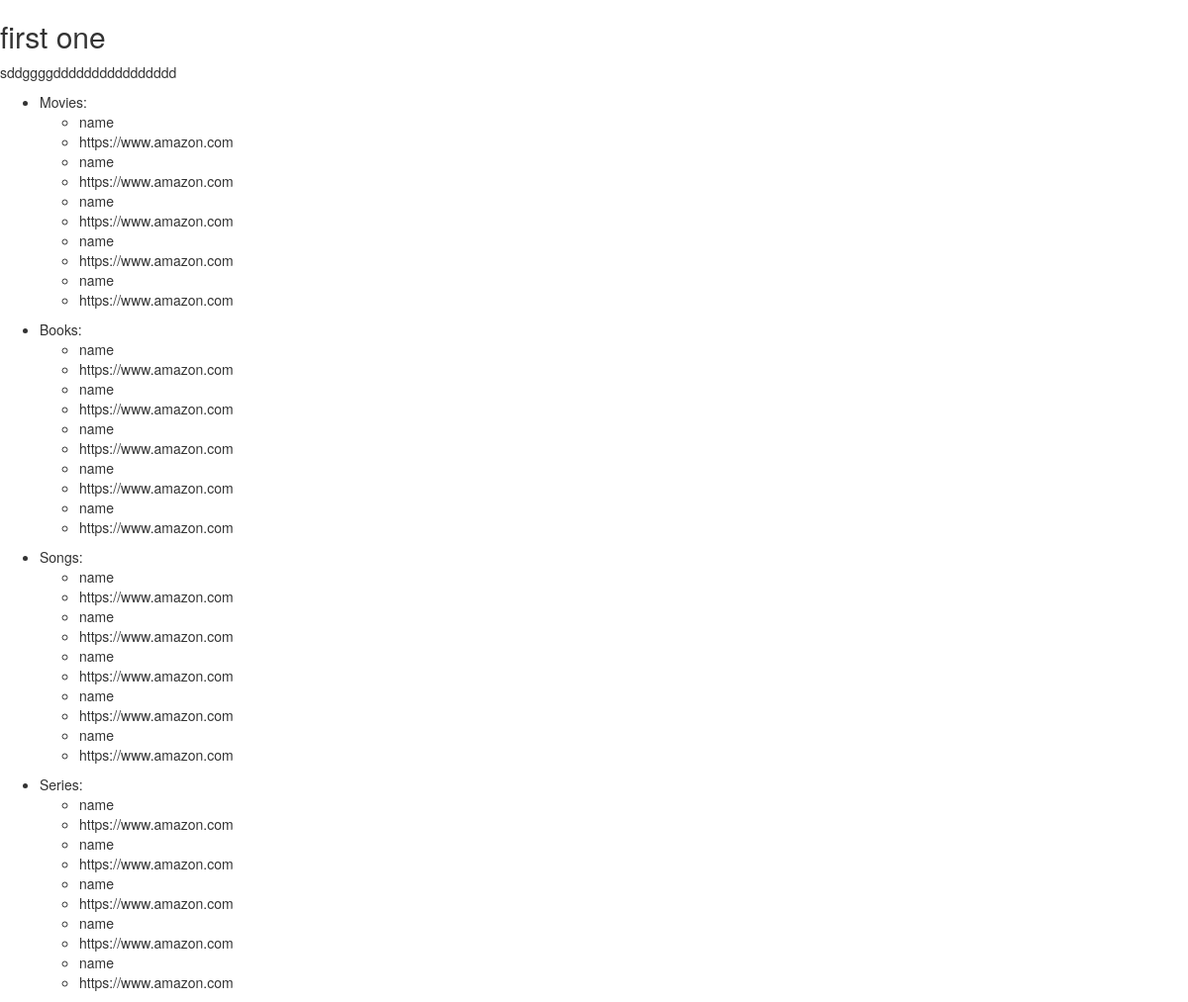
/1/, run on the app's committed database.
### general/models.py (models this page shows, shortened)
class Result(models.Model):
	title = models.CharField(max_length=140)  #the name of their personality e.g. Arhitect
	description = models.TextField() #short description of their personality and what kind of content they like
	movies_name1 = models.CharField(max_length=160, default="name")  #name of the movie/book/song/tv-show
	movies_link1 = models.URLField(default="https://www.amazon.com")      #our affiliate link to that movie/book/song/tv-show on Amazon,iTunes, etc...
	movies_name2 = models.CharField(max_length=160, default="name")
	movies_link2 = models.URLField(default="https://www.amazon.com")
	movies_name3 = models.CharField(max_length=160, default="name")
	movies_link3 = models.URLField(default="https://www.amazon.com")
	movies_name4 = models.CharField(max_length=160, default="name")
	movies_link4 = models.URLField(default="https://www.amazon.com")
	movies_name5 = models.CharField(max_length=160, default="name")
	movies_link5 = models.URLField(default="https://www.amazon.com")
	books_name1 = models.CharField(max_length=160, default="name")
	books_link1 = models.URLField(default="https://www.amazon.com")
	books_name2 = models.CharField(max_length=160, default="name")
	books_link2 = models.URLField(default="https://www.amazon.com")
	books_name3 = models.CharField(max_length=160, default="name")
	books_link3 = models.URLField(default="https://www.amazon.com")
	books_name4 = models.CharField(max_length=160, default="name")
	books_link4 = models.URLField(default="https://www.amazon.com")
	books_name5 = models.CharField(max_length=160, default="name")
	books_link5 = models.URLField(default="https://www.amazon.com")
	songs_name1 = models.CharField(max_length=160, default="name")
	songs_link1 = models.URLField(default="https://www.amazon.com")
	songs_name2 = models.CharField(max_length=160, default="name")
	songs_link2 = models.URLField(default="https://www.amazon.com")
	songs_name3 = models.CharField(max_length=160, default="name")
	songs_link3 = models.URLField(default="https://www.amazon.com")
	songs_name4 = models.CharField(max_length=160, default="name")
	songs_link4 = models.URLField(default="https://www.amazon.com")
	songs_name5 = models.CharField(max_length=160, default="name")
	songs_link5 = models.URLField(default="https://www.amazon.com")
	series_name1 = models.CharField(max_length=160, default="name")
	series_link1 = models.URLField(default="https://www.amazon.com")
	series_name2 = models.CharField(max_length=160, default="name")
	series_link2 = models.URLField(default="https://www.amazon.com")
	series_name3 = models.CharField(max_length=160, default="name")
	series_link3 = models.URLField(default="https://www.amazon.com")
	series_name4 = models.CharField(max_length=160, default="name")
	series_link4 = models.URLField(default="https://www.amazon.com")
	series_name5 = models.CharField(max_length=160, default="name")
	series_link5 = models.URLField(default="https://www.amazon.com")

### general/views.py (the view)
# urls.py: url(r'^(?P<id>\d+)/$', views.result, name='result'), #result url, uses result's pk as a slug
def result(request, id):        #result page view, renders result.html --needs to serve info from the model to the html file, result logic goes in here(?)
	res = get_object_or_404(Result, pk=id)
	return render(request, 'general/result.html', {
         'res' : res, })

### general/templates/general/result.html
{% extends 'general/default.html' %}
{% block content %}
	<h2> {{ res.title }} </h2>
	<p> {{ res.description }} </p>
	<ul>
		<li>Movies:
			<ul>
				<li>{{ res.movies_name1 }}</li>
				<li>{{ res.movies_link1 }}</li>
				<li>{{ res.movies_name2 }}</li>
				<li>{{ res.movies_link2 }}</li>
				<li>{{ res.movies_name3 }}</li>
				<li>{{ res.movies_link3 }}</li>
				<li>{{ res.movies_name4 }}</li>
				<li>{{ res.movies_link4 }}</li>
				<li>{{ res.movies_name5 }}</li>
				<li>{{ res.movies_link5 }}</li>
			</ul>
		</li>
	</ul>
	<ul>
		<li>Books:
			<ul>
				<li>{{ res.books_name1 }}</li>
				<li>{{ res.books_link1 }}</li>
				<li>{{ res.books_name2 }}</li>
				<li>{{ res.books_link2 }}</li>
				<li>{{ res.books_name3 }}</li>
				<li>{{ res.books_link3 }}</li>
				<li>{{ res.books_name4 }}</li>
				<li>{{ res.books_link4 }}</li>
				<li>{{ res.books_name5 }}</li>
				<li>{{ res.books_link5 }}</li>
			</ul>
		</li>
	</ul>
	<ul>
		<li>Songs:
			<ul>
				<li>{{ res.songs_name1 }}</li>
				<li>{{ res.songs_link1 }}</li>
				<li>{{ res.songs_name2 }}</li>
				<li>{{ res.songs_link2 }}</li>
				<li>{{ res.songs_name3 }}</li>
				<li>{{ res.songs_link3 }}</li>
				<li>{{ res.songs_name4 }}</li>
				<li>{{ res.songs_link4 }}</li>
				<li>{{ res.songs_name5 }}</li>
				<li>{{ res.songs_link5 }}</li>
			</ul>
		</li>
	</ul>
	<ul>
		<li>Series:
			<ul>
				<li>{{ res.series_name1 }}</li>
				<li>{{ res.series_link1 }}</li>
				<li>{{ res.series_name2 }}</li>
				<li>{{ res.series_link2 }}</li>
				<li>{{ res.series_name3 }}</li>
				<li>{{ res.series_link3 }}</li>
				<li>{{ res.series_name4 }}</li>
				<li>{{ res.series_link4 }}</li>
				<li>{{ res.series_name5 }}</li>
				<li>{{ res.series_link5 }}</li>
			</ul>
		</li>
	</ul>
{% endblock %}

### general/templates/general/default.html (shortened to what this page needs)
<!doctype html>
<html lang="eng">
<head>
	{% load staticfiles %}
	<link rel="stylesheet" href="{% static 'css/bootstrap.css' %}" type = "text/css"/>
</head>
<body>
	<div>
		{% block content %}
		{% endblock %}
	</div>
</body>

### data on the page
Result: title "first one", description "sddggggdddddddddddddddd", movies_name1 "name", movies_link1 "https://www.amazon.com", movies_name2 "name", movies_link2 "https://www.amazon.com", movies_name3 "name", movies_link3 "https://www.amazon.com", movies_name4 "name", movies_link4 "https://www.amazon.com", movies_name5 "name", movies_link5 "https://www.amazon.com", books_name1 "name", books_link1 "https://www.amazon.com", books_name2 "name", books_link2 "https://www.amazon.com", books_name3 "name", books_link3 "https://www.amazon.com", books_name4 "name", books_link4 "https://www.amazon.com", books_name5 "name", books_link5 "https://www.amazon.com", songs_name1 "name", songs_link1 "https://www.amazon.com", songs_name2 "name", songs_link2 "https://www.amazon.com", songs_name3 "name", songs_link3 "https://www.amazon.com", songs_name4 "name", songs_link4 "https://www.amazon.com", songs_name5 "name", songs_link5 "https://www.amazon.com", series_name1 "name", series_link1 "https://www.amazon.com", series_name2 "name", series_link2 "https://www.amazon.com", series_name3 "name", series_link3 "https://www.amazon.com", series_name4 "name", series_link4 "https://www.amazon.com", series_name5 "name", series_link5 "https://www.amazon.com"
